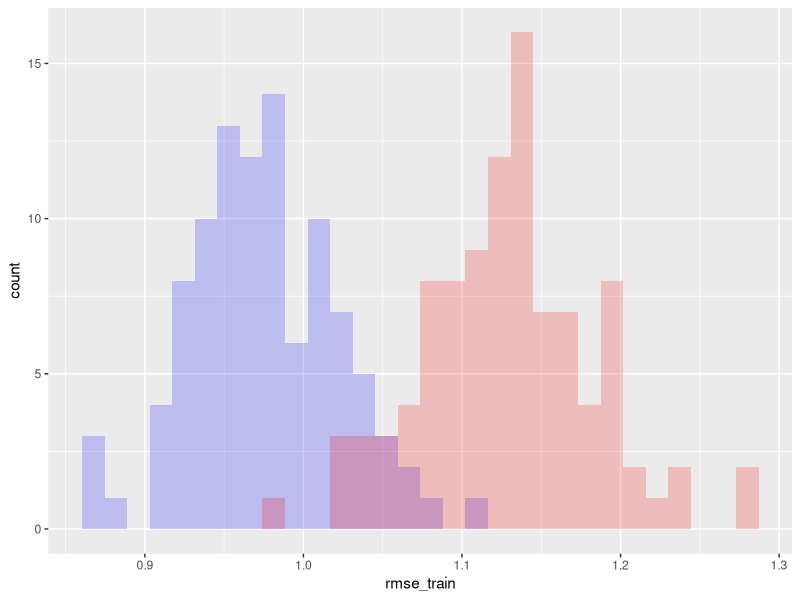
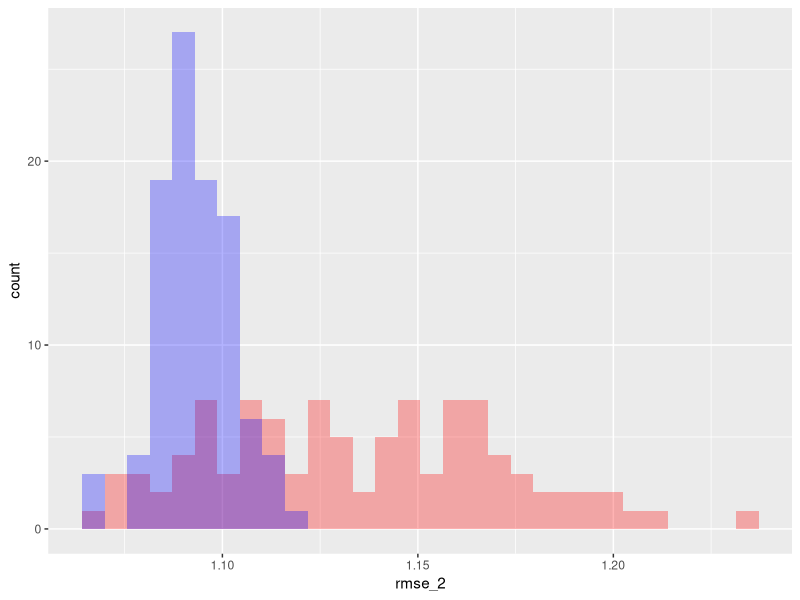
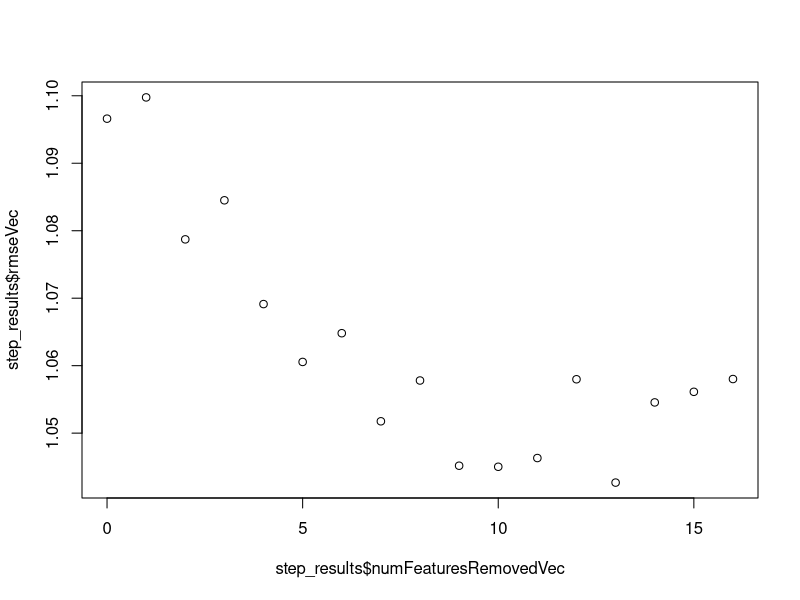

Write R code to recreate these figures, in order.
library(dplyr)
library(ggplot2)

# Load data
setwd('C:/Users/Andrew/Documents/Signal/curriculum/datasets/speed-dating-simple/')
df = read.csv('speed-dating-simple.csv')
df_attr = select(df, -intel_o, -amb_o, -fun_o, -sinc_o)
df_attr = filter(df_attr, gender==0)
df_attr = select(df_attr, -gender)

# Single train/test split
split_data = function(df) {
  groups = sample(1:nrow(df)) %% 2
  train = df[groups == 0, ]
  test = df[groups == 1, ]
  list(train=train, test=test)
}

split_predict = function(train, test) {
  model = lm(attr_o ~ ., train)
  pred_train = predict(model, train)
  pred_test = predict(model, test)
  list(train=pred_train, test=pred_test)
}

rmse = function(x, y) sqrt(mean((x-y)^2))

niter = 100
rmse_train = rep(0, niter)
rmse_test = rep(0, niter)
for (i in 1:niter) {
  print(paste('Iteration:', i))
  splits = split_data(df_attr)
  preds = split_predict(splits$train, splits$test)
  rmse_train[i] = rmse(preds$train, splits$train$attr_o)
  rmse_test[i] = rmse(preds$test, splits$test$attr_o)
}
rmses = data.frame(rmse_train, rmse_test)
ggplot(rmses) + geom_histogram(aes(rmse_train), fill="blue", alpha=0.2) + geom_histogram(aes(rmse_test), fill="red", alpha=0.2)

std_error = function(x) sd(x) / sqrt(length(x))

std_error(rmse_test)
std_error(rmse_train)

# n-fold cross validation
nfold_cv = function(df, n_folds) {
  # Make empty predictions vector
  preds = numeric(nrow(df))

  # Calculate the different folds
  folds = sample(nrow(df)) %% n_folds + 1

  for (i in 1:n_folds) {
    # Get subsets of the data
    df_train = df[folds != i, ]
    df_test = df[folds == i, ]

    # Fit linear model to training set
    fit = lm(attr_o ~ ., df_train)

    # Make predictions for other training set
    preds[folds == i] = predict(fit, df_test)
  }

  # Return RMSE
  sqrt(mean((preds - df$attr_o)^2))
}

# Run 100 trials for calculation of RMSE
rmse_2 = numeric(100)
rmse_10 = numeric(100)

for (i in 1:100) {
  print(paste('Iteration', i))
  rmse_2[i] = nfold_cv(df_attr, 2)
  rmse_10[i] = nfold_cv(df_attr, 10)
}

# Plot values of RMSE
df_rmse = data.frame(rmse_2, rmse_10)
ggplot(df_rmse) + geom_histogram(aes(x=rmse_2), alpha=0.3, fill="red") + geom_histogram(aes(x=rmse_10), alpha=0.3, fill="blue")

std_error(rmse_2)
std_error(rmse_10)


# Stepwise regression code by Michael Beese II

backward_step = function(df) {
  rmseVec = c()
  numFeaturesRemovedVec = c()
  numFeaturesRemoved = 0
  while (length(colnames(df)) > 1) {
    # Fit model
    model = lm(attr_o ~.,df)

    rmseVec = c(rmseVec, nfold_cv(df, 10))
    numFeaturesRemovedVec = c(numFeaturesRemovedVec, numFeaturesRemoved)

    # Feature elimination
    sumDF = as.data.frame(summary(model)$coefficients)
    sumDF = cbind(sumDF, rownames(sumDF))
    sumDF = sumDF[-1, ] # remove Intercept column
    maxRow = filter(sumDF, sumDF[4] == max(sumDF[4])) # biggest p-value

    # Eliminate column
    df = select(df, -one_of(as.character(maxRow[[5]])))

    numFeaturesRemoved = numFeaturesRemoved + 1
  }
  return(data.frame(rmseVec, numFeaturesRemovedVec))
}
step_results = backward_step(df_attr)

# Not a completely smooth plot, but RMSE decreases as
# features are removed and then sharply climbs when you've
# removed ~14 variables
plot(step_results$numFeaturesRemovedVec, step_results$rmseVec)

# Using the real step() function
backStepOfficial = function(df) {
  responseVars = c("attr_o", "sinc_o","intel_o","fun_o","amb_o")
  finalModels = list()
  for(i in responseVars){
    activities = select(df, one_of(i), sports:yoga)
    f = paste(i,"~.")
    model = lm(f, activities)
    s = step(model, formula(model), direction="backward")
    finalModels[[length(finalModels)+1]] = s
  }
  return(finalModels)
}

# Female vs. male
step_f = backStepOfficial(filter(df, gender==0))
step_m = backStepOfficial(filter(df, gender==1))
